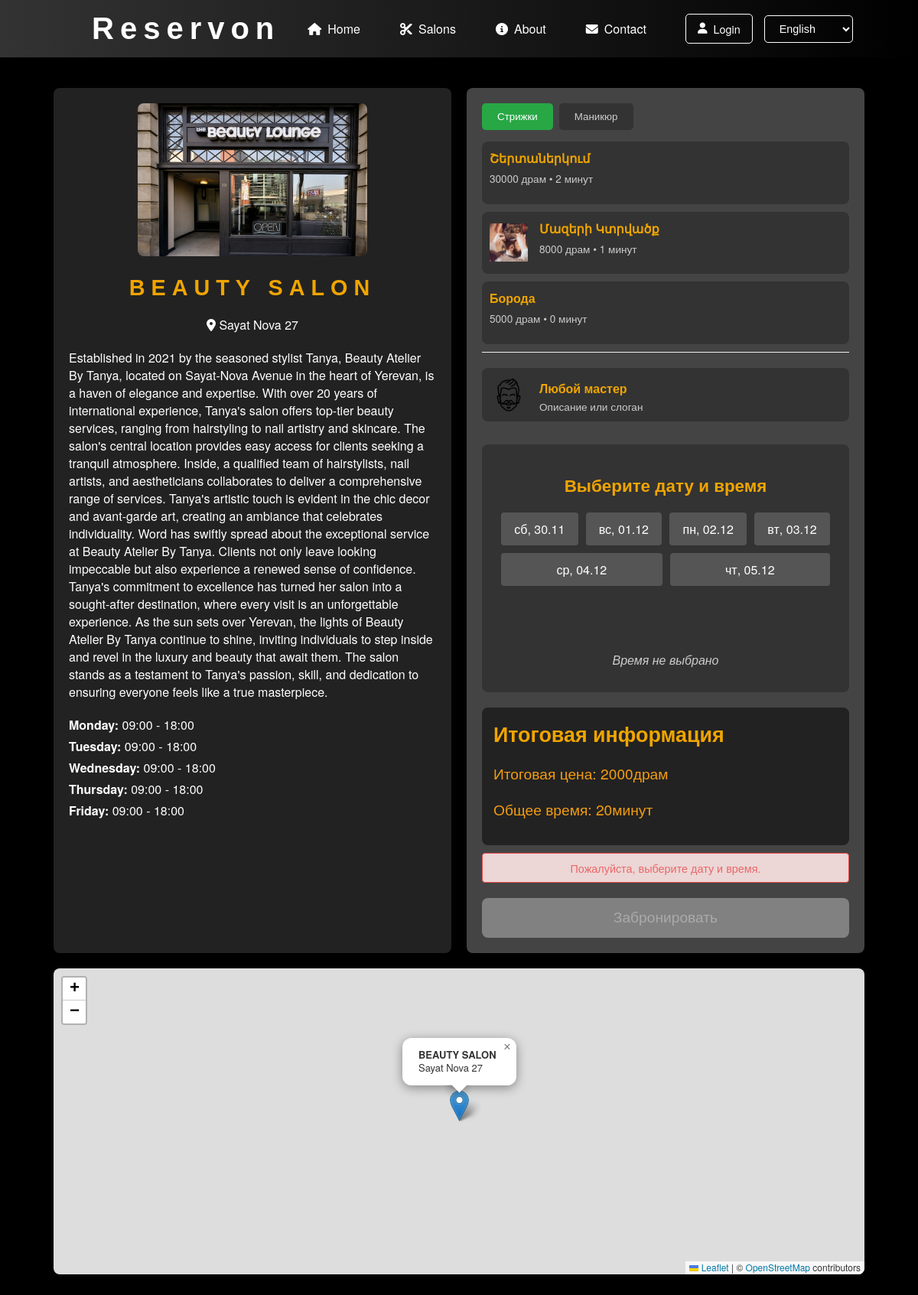
Screenshot of /salons/1/ with the database file from the repository.
### salons/models.py (models this page shows, shortened)
class Salon(models.Model):
    admins = models.ManyToManyField(User, related_name='administered_salons', blank=True)
    STATUS_CHOICES = [
        ('new', 'New'),
        ('active', 'Active'),
        ('suspend', 'Suspend'),
        ('disable', 'Disable'),
    ]
    name = models.CharField('Salon name', max_length=50)
    logo = models.ImageField('Logo', upload_to='salon_logos/', blank=True, null=True)
    address = models.CharField('Address', max_length=100)
    coordinates = models.CharField('Coordinates', max_length=50, blank=True, null=True)
    opening_hours = models.JSONField(
        "Working Hours",
        default=dict,
        help_text="JSON format: {'monday': {'open': '09:00', 'close': '18:00'}, ... }"
    )
    default_duration = models.IntegerField('Default duration (minutes)', default=20)
    default_price = models.DecimalField('Default price', max_digits=15, decimal_places=0, default=2000)
    services_hy = models.CharField('Services_hy', max_length=100, blank=True, null=True)
    services_ru = models.CharField('Services_ru', max_length=100, blank=True, null=True)
    services_eng = models.CharField('Services_eng', max_length=100, blank=True, null=True)
    shortDescription_hy = models.CharField('Short description_hy', max_length=100, blank=True, null=True)
    shortDescription_ru = models.CharField('Short description_ru', max_length=100, blank=True, null=True)
    shortDescription_eng = models.CharField('Short description_eng', max_length=100, blank=True, null=True)
    description_hy = models.TextField('description_hy', blank=True)
    description_ru = models.TextField('description_ru', blank=True)
    description_eng = models.TextField('description_eng', blank=True)
    reservDays = models.IntegerField('Reserv days', default=9)
    status = models.CharField(
        max_length=10,
        choices=STATUS_CHOICES,
        default='new',
        verbose_name="Status"
    )
    class Meta:
        verbose_name = 'Salon'
        verbose_name_plural = 'Salons'

class ServiceCategory(models.Model):
    name = models.CharField(max_length=100, unique=True)  # Название категории
    default_duration = models.IntegerField('Default duration (minutes)', default=15)

class Service(models.Model):
    STATUS_CHOICES = [
        ('active', 'Active'),
        ('suspend', 'Suspend'),
    ]
    name = models.CharField(max_length=100)
    image = models.ImageField(upload_to='salons/services', blank=True, null=True)
    price = models.DecimalField(max_digits=8, decimal_places=2)
    duration = models.DurationField()
    salon = models.ForeignKey(Salon, on_delete=models.CASCADE, related_name='services')
    category = models.ForeignKey(ServiceCategory, on_delete=models.SET_NULL, null=True, blank=True, related_name='services')
    status = models.CharField(
        max_length=10,
        choices=STATUS_CHOICES,
        default='active',
        verbose_name="Status"
    )

### salons/views.py (the view)
# urls.py: path('<int:id>/', views.salon_detail, name='salon_detail'),
def salon_detail(request, id):
    salon = get_object_or_404(Salon, id=id)
    service_categories = ServiceCategory.objects.filter(
        services__salon=salon,
        services__status='active'
    ).distinct()
    barbers_by_category = {}
    for category in service_categories:
        barbers = Barber.objects.filter(categories=category, salon=salon)
        barbers_list = []
        for barber in barbers:
            barbers_list.append({
                'id': barber.id,
                'name': barber.name,
                'avatar': barber.get_avatar_url(),
                'description': barber.description or ''
            })
        barbers_by_category[f'category_{category.id}'] = barbers_list
    services_by_category = {}
    for category in service_categories:
        services = Service.objects.filter(
            category=category,
            salon=salon,
            status='active'
        )
        services_list = []
        for service in services:
            services_list.append({
                'id': service.id,
                'name': service.name,
                'price': service.price,  # DecimalField, будет обработан DjangoJSONEncoder
                'duration': int(service.duration.total_seconds() / 60),  # Преобразование timedelta в минуты
            })
        services_by_category[f'category_{category.id}'] = services_list
    barbers_by_category_json = json.dumps(barbers_by_category, cls=DjangoJSONEncoder)
    services_by_category_json = json.dumps(services_by_category, cls=DjangoJSONEncoder)
    context = {
        'salon': salon,
        'service_categories': service_categories,
        'barbers_by_category_json': barbers_by_category_json,
        'services_by_category_json': services_by_category_json,
    }
    return render(request, 'salons/salon-detail.html', context)

### salons/templates/salons/salon-detail.html (shortened to what this page needs)
{% extends 'base.html' %}
{% load static %}
{% load duration_extras %}
{% load custom_tags %}:
{% block content %}
{% load i18n %}
{% get_current_language as LANGUAGE_CODE %}
{% get_available_languages as LANGUAGES %}
{% get_language_info_list for LANGUAGES as languages %}
<link rel="stylesheet" href="{% static 'salons/css/salon_detail.css' %}">
<link rel="stylesheet" href="{% static 'salons/css/barber-selection.css' %}">
<link rel="stylesheet" href="{% static 'salons/css/booking.css' %}">
<link rel="stylesheet" href="https://unpkg.com/leaflet@1.7.1/dist/leaflet.css" />
<div class="salon-detail">
    <div class="salon-container">
        <div class="info-sections">
            <div class="salon-info">
                <div class="main-image-container">
                    <div class="main-image">
                        <img id="mainImage" src="{{ salon.logo.url }}" alt="{{ salon.name }}">
                    </div>
                </div>
                <div class="salon-main-info">
                    <h1>{{ salon.name }}</h1>
                    <p class="address"><i class="fas fa-map-marker-alt"></i> {{ salon.address }}</p>
                </div>
                <div class="salon-description">
                    <p>{{ salon.description_hy }}</p>
                </div>
                <div class="salon-hours">
                    <ul>
                        {% for day, hours in salon.opening_hours.items %}
                            <li><strong>{{ day|title }}:</strong> {{ hours.open }} - {{ hours.close }}</li>
                        {% endfor %}
                    </ul>
                </div>
            </div>
            <div class="right-section">
                {% include 'salons/salon-services.html' with service_categories=service_categories barbers_by_category=barbers_by_category barbers_by_category_json=barbers_by_category_json %}
                {% include 'salons/barbers.html' with category=category barbers_by_category=barbers_by_category %}
                <div class="date-time-selection">
                    <h3>{% trans "Выберите дату и время" %}</h3>
                    <div class="date-row" id="day-select"></div>
                    <div class="hour-row" id="hour-select"></div>
                    <div class="minute-row" id="minute-select"></div>
                    <p id="summary-text">{% trans "Время не выбрано" %}</p>
                </div>
                <div class="total-summary">
                    <h3>Итоговая информация</h3>
                    <p>Итоговая цена: <span id="total-price">{{ salon.default_price }}</span>{% trans "драм" %}</p>
                    <p>Общее время: <span id="total-duration">{{ salon.default_duration }}</span>{% trans "минут" %}</p>
                </div>
                {% include 'salons/salon-reserv.html' %}
            </div>
        </div>
    </div>
    <div id="map" class="map-container"></div>
{% endblock %}

### main/templates/base.html (shortened to what this page needs)
{% load static %}
<!DOCTYPE html>
<html lang="en">
  <head>
    <link rel="stylesheet" href="{% static 'main/css/main.css' %}">
    <link rel="stylesheet" href="{% static 'main/css/header.css' %}">
    <link rel="stylesheet" href="{% static 'main/css/section.css' %}">
    <link rel="stylesheet" href="{% static 'salons/css/modal.css' %}">
    <link rel="stylesheet" href="{% static 'authentication/css/modal.css' %}">
    <link rel="stylesheet" href="{% static 'authentication/css/modal.css' %}">
    <link rel="stylesheet" href="{% static 'account/css/account.css' %}">
    <link rel="stylesheet" href="{% static 'account/css/manage_bookings.css' %}">
    <link rel="stylesheet" href="{% static 'account/css/dashboard.css' %}">
    <link href="https://cdn.jsdelivr.net/npm/fullcalendar@5.10.1/main.min.css" rel="stylesheet">
    <link href="https://cdnjs.cloudflare.com/ajax/libs/timepicker/1.3.5/jquery.timepicker.min.css" rel="stylesheet">
  </head>
  <body>
    <header>
      {% include "main/header.html" %}
    </header>
    <main>
      {% block content %} {% endblock %}
    </main>
  </body>
</html>

### main/templates/main/header.html (shortened to what this page needs)
{% load i18n %}
{% get_current_language as LANGUAGE_CODE %}
{% get_available_languages as LANGUAGES %}
{% get_language_info_list for LANGUAGES as languages %}
<div class="header-container">
  <div class="logo">
    <h1><a href="/">Reservon</a></h1>
  </div>
  <nav class="navigation" id="navigation">
    <ul>
      <li><a href="/"><i class="fa-solid fa-house"></i> {% trans "Home" %}</a></li>
      <li><a href="/salons/"><i class="fas fa-cut"></i> {% trans "Salons" %}</a></li>
      <li><a href="/about/"><i class="fas fa-info-circle"></i> {% trans "About" %}</a></li>
      <li><a href="/contact/"><i class="fas fa-envelope"></i> {% trans "Contact" %}</a></li>
    </ul>
    <div class="auth-buttons">
      {% if user.is_authenticated %}
          <a href="/account/"><span class="user-name">{% trans "My account" %}</span></a>
      {% else %}
        <a href="#" class="btn login-btn" onclick="openAuthModal('login')"><i class="fa-solid fa-user"></i>{% trans "Login" %}</a>
      {% endif %}
      <form action="{% url 'set_language' %}" method="post" class="language-switcher">
        <select name="language" onchange="this.form.submit()">
          {% for language in languages %}
            <option value="{{ language.code }}" {% if language.code == LANGUAGE_CODE %}selected{% endif %}>
              {{ language.name_local }}
            </option>
          {% endfor %}
        </select>
      </form>
    </div>
  </nav>
</div>

### salons/templates/salons/salon-services.html (shortened to what this page needs)
{% load static %}
<link rel="stylesheet" href="{% static 'salons/css/services.css' %}">
<div>
    <div class="service-selection">
        <div class="service-categories">
            {% for category in service_categories %}
                <button class="category-button" data-category-id="{{ category.id }}">{{ category.name }}</button>
            {% endfor %}
        </div>
        <div class="services-container">
            {% if service_categories %}
                {% for category in service_categories %}
                    <div class="category-section" data-category-id="{{ category.id }}">
                        <div class="category-services services-grid">
                            {% if not category.services %}
                                <p>Нет доступных услуг.</p>
                            {% else %}
                                {% for service in category.services.all %}
                                    {% include 'salons/service-card.html' %}
                                {% endfor %}
                            {% endif %}
                        </div>
                    </div>
                {% endfor %}
            {% endif %}
        </div>
    </div>
</div>

### salons/templates/salons/service-card.html
{% load duration_extras %}
{% load static %}
<div class="service-card"
     data-price="{{ service.price }}"
     data-duration="{{ service.duration|duration_minutes }}"
     data-service-id="{{ service.id }}"
     data-category-id="{{ category.id }}">
    {% if service.image %}
        <img src="{{ service.image.url }}" alt="{{ service.name }}" class="service-image">
    {% endif %}
    <div class="service-info">
        <h4 class="service-name">{{ service.name }}</h4>
        <p class="service-details">{{ service.price|floatformat:0 }} драм • {{ service.duration|duration_minutes }} минут</p>
    </div>
</div>

### salons/templates/salons/barbers.html (shortened to what this page needs)
{% load static %}
<div class="barber-selection">
    <div id="active-barber" class="barber-card active-barber-card">
        <img src="{% static 'salons/img/default-avatar.png' %}" alt="Любой мастер" class="barber-avatar">
        <div class="barber-info">
            <h4 class="barber-name">Любой мастер</h4>
            <p class="barber-description">Описание или слоган</p>
        </div>
    </div>
</div>

### salons/templates/salons/salon-reserv.html (shortened to what this page needs)
{% load static %}
<form method="POST" action="{% url 'salons:book_appointment' salon.id %}" id="booking-form">
    <div id="booking-message" class="booking-message" style="display: none;"></div>
    <button type="submit" class="booking-button disabled" data-is-authenticated="{{ user.is_authenticated|yesno:'true,false' }}">Забронировать</button>
</form>

### rows the page displays
Salon: logo (picture), name "BEAUTY SALON", address "Sayat Nova 27", description_hy "Established in 2021 by the seasoned stylist Tanya, Beauty Atelier By Tanya, located on Sayat-Nova Avenue in the heart of Yerevan, is a haven of elegance and expertise. With over 20 years of international experience, Tanya's salon offers top-tier beauty services, ranging from hairstyling to nail artistry and skincare. The salon's central location provides easy access for clients seeking a tranquil atmosphere. Inside, a qualified team of hairstylists, nail artists, and aestheticians collaborates to deliver a comprehensive range of services. Tanya's artistic touch is evident in the chic decor and avant-garde art, creating an ambiance that celebrates individuality. Word has swiftly spread about…", default_price "2000", default_duration "20"
ServiceCategory: name "Стрижки"
ServiceCategory: name "Маникюр"
Service: name "Շերտաներկում", price "30000", duration|duration_minutes "2"
Service: image (picture), name "Մազերի Կտրվածք", price "8000", duration|duration_minutes "1"
Service: name "Борода", price "5000", duration|duration_minutes "0"

### other values shown
{{ day|title }} "Monday" "Tuesday" "Wednesday" "Thursday" "Friday"
{{ hours.open }} "09:00" "09:00" "09:00" "09:00" "09:00"
{{ hours.close }} "18:00" "18:00" "18:00" "18:00" "18:00"
form field language "English"
